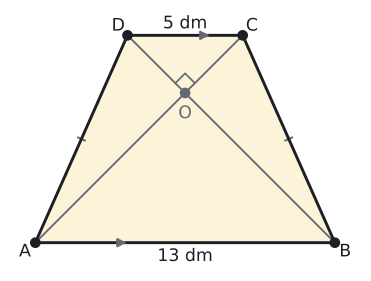

Python code for this plot:
# Alıştırma 12: ikizkenar yamuk, köşegenler dik, |AB| = 13, |DC| = 5 → h = (13 + 5) / 2 = 9, alan 81.
import sys; sys.path.insert(0, "tools")
from cizim import *

S = 1.0  # ölçek: yazı ve işaret boşlukları bu birimle çarpılır
P = lambda x, y: np.array([float(x), float(y)])
uz = lambda U, V: round(float(np.linalg.norm(U - V)), 4)
def alan(*K):
    x = [k[0] for k in K]; y = [k[1] for k in K]
    return round(abs(sum(x[i] * y[i - 1] - x[i - 1] * y[i] for i in range(len(K)))) / 2, 4)
def kesis(p, u, q, v):
    t = np.linalg.solve(np.array([u, -v]).T, q - p); return p + t[0] * u
def paralel_isareti(U, V, renk=SOLUK, k=0.18, f=0.5):
    M = U + f * (V - U); t = (V - U) / np.linalg.norm(V - U)
    ax.annotate("", xy=M + k * S * t, xytext=M - k * S * t, arrowprops=dict(arrowstyle="-|>", color=renk, lw=1.4, mutation_scale=14))
def cetik(U, V, n=1, renk=SOLUK, L=0.16):
    M = (U + V) / 2; t = (V - U) / np.linalg.norm(V - U); m = np.array([-t[1], t[0]])
    for i in range(n):
        c = M + (i - (n - 1) / 2) * 0.13 * S * t
        ax.plot(*zip(c - L * S * m, c + L * S * m), color=renk, lw=1.5)
def olcu(U, V, metin, d=0.3, renk=YAZI, fs=13):
    """[UV] parçasının ortasına, U->V yönünün soluna d kadar uzağa yazı (d < 0: sağına)."""
    M = (U + V) / 2; t = (V - U) / np.linalg.norm(V - U); m = np.array([-t[1], t[0]])
    ax.text(*(M + d * S * m), metin, ha="center", va="center", color=renk, fontsize=fs)
def dik_isareti(K, U, V, r=0.28):
    a_ = (U - K) / np.linalg.norm(U - K) * r * S; b_ = (V - K) / np.linalg.norm(V - K) * r * S
    ax.plot(*zip(K + a_, K + a_ + b_, K + b_), color=SOLUK, lw=1.3)
def boya(*K, renk=MAVI_ACIK):
    ax.add_patch(patches.Polygon(np.array(K), closed=True, facecolor=renk, edgecolor="none", zorder=0))
def ortasi(*K):
    return sum(K) / len(K)
def ad(K, metin, dx, dy, renk=YAZI):
    ax.text(K[0] + dx * S, K[1] + dy * S, metin, ha="center", va="center", color=renk, fontsize=13)
def yamuk(A, B, C, D, fa=0.5, fd=0.5):
    ax.plot(*zip(A, B, C, D, A), color=YAZI, zorder=3)
    paralel_isareti(A, B, f=fa); paralel_isareti(D, C, f=fd)
    for Q in (A, B, C, D): nokta(ax, *Q, "")
def cerceve(xmin, xmax, ymin, ymax, en=6.0):
    fig, ax = sekil(en, en * (ymax - ymin) / (xmax - xmin))
    ax.set_aspect("equal"); ax.axis("off")
    ax.set_xlim(xmin, xmax); ax.set_ylim(ymin, ymax)
    return fig, ax

A, B, C, D = P(0, 0), P(13, 0), P(9, 9), P(4, 9)
O = kesis(A, C - A, B, D - B)
print("AC·BD", float(np.dot(C - A, D - B)), "AD", uz(A, D), "BC", uz(B, C), "ABCD", alan(A, B, C, D))
S = 1.0
fig, ax = cerceve(-1.2, 14.2, -1.3, 10.2, en=4.8)
boya(A, B, C, D, renk=SARI_ACIK)
ax.plot(*zip(A, C), color=SOLUK, lw=1.4); ax.plot(*zip(B, D), color=SOLUK, lw=1.4)
dik_isareti(O, C, D, r=0.6)
yamuk(A, B, C, D, fa=0.3, fd=0.7)
cetik(A, D); cetik(B, C)
nokta(ax, *O, "", renk=SOLUK)
ad(A, "A", -0.45, -0.4); ad(B, "B", 0.45, -0.4); ad(C, "C", 0.4, 0.4); ad(D, "D", -0.4, 0.4)
ad(O, "O", 0, -0.9, renk=SOLUK)
olcu(A, B, "13 dm", d=-0.6); olcu(D, C, "5 dm", d=0.5)
kaydet(fig, __file__)
